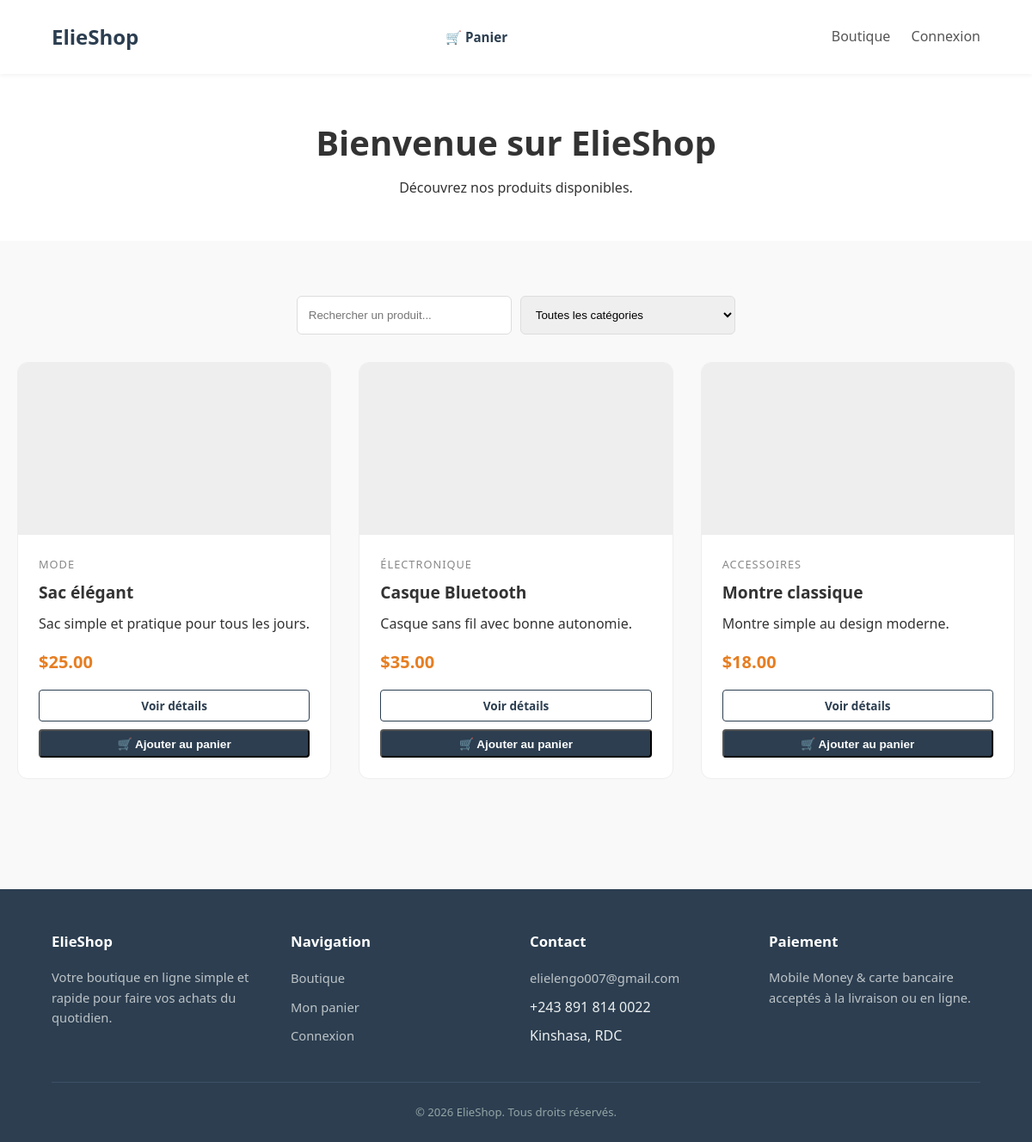
The page / on the database its author committed.
### tables this page shows
CREATE TABLE IF NOT EXISTS products (
    id INT AUTO_INCREMENT PRIMARY KEY,
    name VARCHAR(150) NOT NULL,
    price DECIMAL(10,2) NOT NULL DEFAULT 0,
    category VARCHAR(100) DEFAULT NULL,
    short_description VARCHAR(255) DEFAULT NULL,
    description TEXT DEFAULT NULL,
    image VARCHAR(255) DEFAULT NULL,
    stock INT NOT NULL DEFAULT 10,
    created_at TIMESTAMP DEFAULT CURRENT_TIMESTAMP
);

### includes/customer_auth.php (called while the page is built, shortened)
<?php
function current_customer(): ?array
{
    if (empty($_SESSION['customer_id'])) {
        return null;
    }
    return [
        'id' => $_SESSION['customer_id'],
        'name' => $_SESSION['customer_name'] ?? '',
    ];
}

### index.php (the view, shortened to what this page needs)
<?php
require_once __DIR__ . '/config/db.php';
$stmt = $pdo->query('SELECT * FROM products ORDER BY created_at DESC');
$products = $stmt->fetchAll();
?>
<!DOCTYPE html>
<html lang="fr">
<head>
    <link rel="stylesheet" href="assets/css/style.css">
</head>
<body>
    <?php require __DIR__ . '/includes/site_header.php'; ?>
    <section class="hero">
        <h1>Bienvenue sur ElieShop</h1>
        <p>Découvrez nos produits disponibles.</p>
    </section>
    <main class="container">
        <div class="search-filters">
            <input type="text" id="searchInput" placeholder="Rechercher un produit...">
            <select id="categoryFilter">
                <option value="all">Toutes les catégories</option>
            </select>
        </div>
        <section class="grid" id="productGrid">
            <?php foreach ($products as $product): ?>
                <?php $inStock = (int)$product['stock'] > 0; ?>
                <article class="card">
                    <div class="card-img">
                    </div>
                    <div class="card-body">
                        <div class="category"><?= htmlspecialchars($product['category'] ?? 'Produit') ?></div>
                        <h3><?= htmlspecialchars($product['name']) ?></h3>
                        <p><?= htmlspecialchars($product['short_description'] ?? '') ?></p>
                        <div class="price">$<?= number_format((float)$product['price'], 2) ?></div>
                        <div class="card-actions">
                            <a class="btn btn-outline btn-sm" href="product.php?id=<?= (int)$product['id'] ?>">Voir détails</a>
                            <?php if ($inStock): ?>
                                <form method="POST" action="add_to_cart.php">
                                    <button type="submit" class="btn btn-sm">🛒 Ajouter au panier</button>
                                </form>
                            <?php endif; ?>
                        </div>
                    </div>
                </article>
            <?php endforeach; ?>
        </section>
    </main>
    <?php include __DIR__ . '/includes/site_footer.php'; ?>
</body>
</html>

### includes/site_header.php (shortened to what this page needs)
<?php
require_once __DIR__ . '/customer_auth.php';
$__customer = current_customer();
?>
<header class="header">
    <div class="logo"><a href="index.php" class="logo-link">ElieShop</a></div>
    <a class="cart-quicklink" href="cart.php" aria-label="Voir mon panier">
        🛒 Panier
    </a>
    <nav class="nav">
        <a href="index.php">Boutique</a>
        <?php if ($__customer): ?>
            <a href="account/index.php">👤 <?= htmlspecialchars($__customer['name']) ?></a>
        <?php else: ?>
            <a href="account/login.php">Connexion</a>
        <?php endif; ?>
    </nav>
</header>

### includes/site_footer.php
<?php
require_once __DIR__ . '/customer_auth.php';
$__footerCustomer = current_customer();
$__base = $footerBase ?? '';
?>
<footer class="site-footer">
    <div class="footer-grid">
        <div>
            <h4>ElieShop</h4>
            <p>Votre boutique en ligne simple et rapide pour faire vos achats du quotidien.</p>
        </div>
        <div>
            <h4>Navigation</h4>
            <ul>
                <li><a href="<?= $__base ?>index.php">Boutique</a></li>
                <li><a href="<?= $__base ?>cart.php">Mon panier</a></li>
                <?php if ($__footerCustomer): ?>
                    <li><a href="<?= $__base ?>account/index.php">Mon compte</a></li>
                <?php else: ?>
                    <li><a href="<?= $__base ?>account/login.php">Connexion</a></li>
                <?php endif; ?>
            </ul>
        </div>
        <div>
            <h4>Contact</h4>
            <ul>
                <li><a href="mailto:contact@elieshop.test">elielengo007@gmail.com</a></li>
                <li>+243 891 814 0022</li>
                <li>Kinshasa, RDC</li>
            </ul>
        </div>
        <div>
            <h4>Paiement</h4>
            <p>Mobile Money &amp; carte bancaire acceptés à la livraison ou en ligne.</p>
        </div>
    </div>
    <div class="footer-bottom">
        &copy; <?= date('Y') ?> ElieShop. Tous droits réservés.
    </div>
</footer>

### assets/css/style.css (style rules this page uses)
* { margin: 0; padding: 0; box-sizing: border-box; }
body { font-family: 'Segoe UI', Roboto, Helvetica, Arial, sans-serif; line-height: 1.6; color: #333; background-color: #f9f9f9; }
.header { display: flex; justify-content: space-between; align-items: center; padding: 1.5rem 5%; background: #fff; box-shadow: 0 2px 5px rgba(0, 0, 0, 0.05); position: sticky; top: 0; }
.logo { font-size: 1.5rem; font-weight: bold; color: #2c3e50; }
.nav a { margin-left: 20px; text-decoration: none; color: #555; font-weight: 500; }
.hero { text-align: center; padding: 3rem 5%; background: #fff; margin-bottom: 2rem; }
.hero h1 { font-size: 2.5rem; margin-bottom: 0.5rem; }
.container { max-width: 1200px; margin: 0 auto; padding: 0 20px; }
.grid { display: grid; grid-template-columns: repeat(auto-fill, minmax(280px, 1fr)); gap: 2rem; padding-bottom: 3rem; }
.search-filters { display: flex; gap: 10px; justify-content: center; margin-bottom: 2rem; }
.search-filters input, .search-filters select { padding: 0.8rem; border: 1px solid #ddd; border-radius: 6px; width: 250px; }
.grid { display: grid; grid-template-columns: repeat(auto-fill, minmax(280px, 1fr)); gap: 2rem; }
.card { background: #fff; border-radius: 12px; overflow: hidden; transition: transform 0.3s ease, box-shadow 0.3s ease; border: 1px solid #eee; }
.card-img { height: 200px; background: #eee; display: flex; align-items: center; justify-content: center; overflow: hidden; }
.card-body { padding: 1.5rem; }
.category { font-size: 0.8rem; color: #888; text-transform: uppercase; letter-spacing: 1px; }
.card-body h3 { margin: 0.5rem 0; font-size: 1.2rem; }
.price { font-size: 1.25rem; font-weight: bold; color: #e67e22; margin: 1rem 0; }
.btn { display: block; text-align: center; padding: 0.8rem; background: #2c3e50; color: #fff; text-decoration: none; border-radius: 6px; font-weight: bold; transition: background 0.3s; }
a { color: #2c3e50; }
main.container { min-height: 60vh; padding-top: 2rem; padding-bottom: 2rem; }
.header { flex-wrap: wrap; }
.header .nav a { padding: 0.4rem 0; display: inline-block; }
.site-footer { background: #2c3e50; color: #ecf0f1; padding: 3rem 5% 1.5rem; margin-top: 3rem; }
.site-footer .footer-grid { max-width: 1200px; margin: 0 auto; display: grid; grid-template-columns: repeat(auto-fit, minmax(200px, 1fr)); gap: 2rem; }
.site-footer h4 { color: #fff; margin-bottom: 1rem; font-size: 1.05rem; }
.site-footer p, .site-footer a { color: #bdc3c7; text-decoration: none; font-size: 0.92rem; }
.site-footer ul { list-style: none; }
.site-footer li { margin-bottom: 0.5rem; }
.footer-bottom { text-align: center; color: #95a5a6; font-size: 0.82rem; margin-top: 2rem; padding-top: 1.5rem; border-top: 1px solid #3d5166; }
.btn-outline { background: transparent; border: 1px solid #2c3e50; color: #2c3e50; }
.btn-sm { padding: 0.4rem 0.8rem; font-size: 0.85rem; border-radius: 4px; }
.logo-link { color: inherit; text-decoration: none; }
.cart-quicklink { display: inline-flex; align-items: center; gap: 0.4rem; color: #2c3e50; text-decoration: none; font-weight: 600; font-size: 0.95rem; position: relative; }
.card-actions { display: flex; gap: 0.6rem; margin-top: 0.6rem; flex-wrap: wrap; }
.card-actions form { flex: 1; }
.card-actions .btn, .card-actions form .btn { width: 100%; }

### rows shown on the page
products: category "MODE", name "Sac élégant", short_description "Sac simple et pratique pour tous les jours.", price "25.00"
products: category "ÉLECTRONIQUE", name "Casque Bluetooth", short_description "Casque sans fil avec bonne autonomie.", price "35.00"
products: category "ACCESSOIRES", name "Montre classique", short_description "Montre simple au design moderne.", price "18.00"
